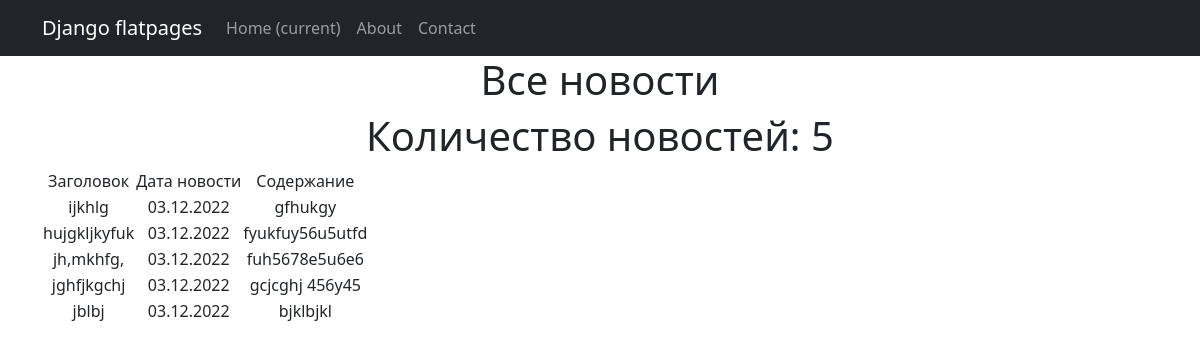
Page /news/ on the committed database.
### D5/models.py (models this page shows, shortened)
class Post(models.Model):
    news = 'nws'
    article = 'art'
    change = [(news, 'Новость'), (article, 'Статья')]
    author_id = models.ForeignKey(Author, on_delete=models.CASCADE)
    changes = models.CharField(choices=change, max_length=3)
    dt_create = models.DateTimeField(auto_now_add=True)
    category_id = models.ManyToManyField(Category, through='PostCategory')
    title = models.CharField(max_length=255)
    text = models.TextField()
    rank_post = models.IntegerField(default=0)

### D5/views.py (the view)
# urls.py: path('', NewsLists.as_view(), name='news'),
class NewsLists(ListView):
    model = Post
    ordering = '-dt_create'
    template_name = 'news.html'
    context_object_name = 'news'
    paginate_by = 5

### D5/templatetags/custom_filters.py (called while the page is built)
@register.filter()
def censor(text):
    for wrd in CENSOR:
        if wrd in text:
            rep_len = '*' * (len(wrd) - 1)
            pref = wrd[0]
            rep = f'{pref}{rep_len}'
            text = text.replace(wrd, rep)
        else:
            continue
    return text

### templates/news.html (shortened to what this page needs)
{% extends 'flatpages/default.html' %}
{% load custom_filters %}
{% block content %}
<h1>Все новости</h1>
{% if news %}
<h1>Количество новостей: {{news|length}}</h1>
<table>
    <tr>
        <td>Заголовок</td>
        <td>Дата новости</td>
        <td>Содержание</td>
    </tr>
    {% for new1 in news %}
    <tr>
        <td>{{ new1.title|censor }}</td>
        <td>{{ new1.dt_create|date:'d.m.Y' }}</td>
        <td>{{ new1.text|censor }}</td>
    </tr>
    {% endfor %}
</table>
{% else %}
<h2> Нет новостей! </h2>
{% endif %}
{% endblock content %}

### rows in the picture
Post: title|censor "ijkhlg", dt_create "03.12.2022", text|censor "gfhukgy"
Post: title|censor "hujgkljkyfuk", dt_create "03.12.2022", text|censor "fyukfuy56u5utfd"
Post: title|censor "jh,mkhfg,", dt_create "03.12.2022", text|censor "fuh5678e5u6e6"
Post: title|censor "jghfjkgchj", dt_create "03.12.2022", text|censor "gcjcghj 456y45"
Post: title|censor "jblbj", dt_create "03.12.2022", text|censor "bjklbjkl"

### other values in the picture
{{ news|length }} "5"
